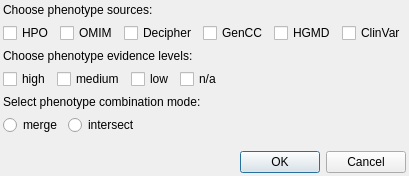
<?xml version="1.0" encoding="UTF-8"?>
<ui version="4.0">
 <class>PhenotypeSettingsDialog</class>
 <widget class="QDialog" name="PhenotypeSettingsDialog">
  <property name="geometry">
   <rect>
    <x>0</x>
    <y>0</y>
    <width>384</width>
    <height>176</height>
   </rect>
  </property>
  <property name="windowTitle">
   <string>Phenotype settings</string>
  </property>
  <layout class="QVBoxLayout" name="verticalLayout">
   <property name="leftMargin">
    <number>3</number>
   </property>
   <property name="topMargin">
    <number>3</number>
   </property>
   <property name="rightMargin">
    <number>3</number>
   </property>
   <property name="bottomMargin">
    <number>3</number>
   </property>
   <item>
    <widget class="QLabel" name="label">
     <property name="sizePolicy">
      <sizepolicy hsizetype="Minimum" vsizetype="Minimum">
       <horstretch>0</horstretch>
       <verstretch>0</verstretch>
      </sizepolicy>
     </property>
     <property name="text">
      <string>Choose phenotype sources:</string>
     </property>
    </widget>
   </item>
   <item>
    <layout class="QHBoxLayout" name="horizontalLayout">
     <item>
      <widget class="QCheckBox" name="s_hpo">
       <property name="text">
        <string>HPO</string>
       </property>
      </widget>
     </item>
     <item>
      <widget class="QCheckBox" name="s_omim">
       <property name="text">
        <string>OMIM</string>
       </property>
      </widget>
     </item>
     <item>
      <widget class="QCheckBox" name="s_decipher">
       <property name="text">
        <string>Decipher</string>
       </property>
      </widget>
     </item>
     <item>
      <widget class="QCheckBox" name="s_gencc">
       <property name="text">
        <string>GenCC</string>
       </property>
      </widget>
     </item>
     <item>
      <widget class="QCheckBox" name="s_hgmd">
       <property name="text">
        <string>HGMD</string>
       </property>
      </widget>
     </item>
     <item>
      <widget class="QCheckBox" name="s_clinvar">
       <property name="text">
        <string>ClinVar</string>
       </property>
      </widget>
     </item>
     <item>
      <spacer name="horizontalSpacer">
       <property name="orientation">
        <enum>Qt::Horizontal</enum>
       </property>
       <property name="sizeHint" stdset="0">
        <size>
         <width>40</width>
         <height>20</height>
        </size>
       </property>
      </spacer>
     </item>
    </layout>
   </item>
   <item>
    <widget class="QLabel" name="label_2">
     <property name="text">
      <string>Choose phenotype evidence levels:</string>
     </property>
    </widget>
   </item>
   <item>
    <layout class="QHBoxLayout" name="horizontalLayout_2">
     <item>
      <widget class="QCheckBox" name="e_high">
       <property name="text">
        <string>high</string>
       </property>
      </widget>
     </item>
     <item>
      <widget class="QCheckBox" name="e_medium">
       <property name="text">
        <string>medium</string>
       </property>
      </widget>
     </item>
     <item>
      <widget class="QCheckBox" name="e_low">
       <property name="text">
        <string>low</string>
       </property>
      </widget>
     </item>
     <item>
      <widget class="QCheckBox" name="e_na">
       <property name="text">
        <string>n/a</string>
       </property>
      </widget>
     </item>
     <item>
      <spacer name="horizontalSpacer_2">
       <property name="orientation">
        <enum>Qt::Horizontal</enum>
       </property>
       <property name="sizeHint" stdset="0">
        <size>
         <width>40</width>
         <height>20</height>
        </size>
       </property>
      </spacer>
     </item>
    </layout>
   </item>
   <item>
    <widget class="QLabel" name="label_3">
     <property name="text">
      <string>Select phenotype combination mode:</string>
     </property>
    </widget>
   </item>
   <item>
    <layout class="QHBoxLayout" name="horizontalLayout_3">
     <item>
      <widget class="QRadioButton" name="m_merge">
       <property name="text">
        <string>merge</string>
       </property>
       <attribute name="buttonGroup">
        <string notr="true">buttonGroup</string>
       </attribute>
      </widget>
     </item>
     <item>
      <widget class="QRadioButton" name="m_intersect">
       <property name="text">
        <string>intersect</string>
       </property>
       <attribute name="buttonGroup">
        <string notr="true">buttonGroup</string>
       </attribute>
      </widget>
     </item>
     <item>
      <spacer name="horizontalSpacer_3">
       <property name="orientation">
        <enum>Qt::Horizontal</enum>
       </property>
       <property name="sizeHint" stdset="0">
        <size>
         <width>40</width>
         <height>20</height>
        </size>
       </property>
      </spacer>
     </item>
    </layout>
   </item>
   <item>
    <spacer name="verticalSpacer">
     <property name="orientation">
      <enum>Qt::Vertical</enum>
     </property>
     <property name="sizeHint" stdset="0">
      <size>
       <width>20</width>
       <height>0</height>
      </size>
     </property>
    </spacer>
   </item>
   <item>
    <widget class="QDialogButtonBox" name="buttonBox">
     <property name="orientation">
      <enum>Qt::Horizontal</enum>
     </property>
     <property name="standardButtons">
      <set>QDialogButtonBox::Cancel|QDialogButtonBox::Ok</set>
     </property>
    </widget>
   </item>
  </layout>
 </widget>
 <resources/>
 <connections>
  <connection>
   <sender>buttonBox</sender>
   <signal>accepted()</signal>
   <receiver>PhenotypeSettingsDialog</receiver>
   <slot>accept()</slot>
   <hints>
    <hint type="sourcelabel">
     <x>248</x>
     <y>254</y>
    </hint>
    <hint type="destinationlabel">
     <x>157</x>
     <y>274</y>
    </hint>
   </hints>
  </connection>
  <connection>
   <sender>buttonBox</sender>
   <signal>rejected()</signal>
   <receiver>PhenotypeSettingsDialog</receiver>
   <slot>reject()</slot>
   <hints>
    <hint type="sourcelabel">
     <x>316</x>
     <y>260</y>
    </hint>
    <hint type="destinationlabel">
     <x>286</x>
     <y>274</y>
    </hint>
   </hints>
  </connection>
 </connections>
 <buttongroups>
  <buttongroup name="buttonGroup"/>
 </buttongroups>
</ui>
